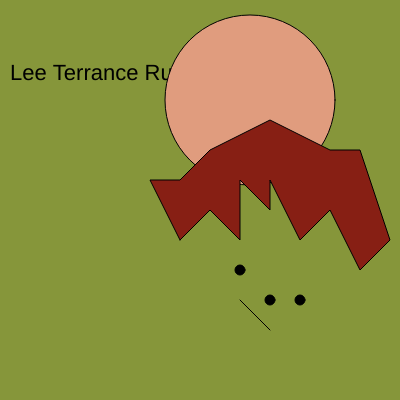
Frame 1 (no input)
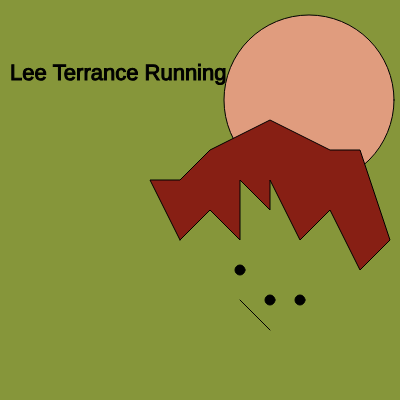
Frame 60 (no input)
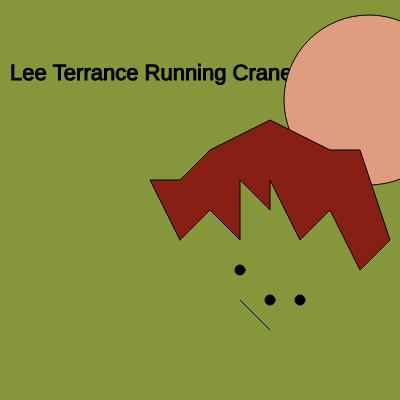
Frame 120 (the mouse pressed at the canvas centre since frame 60)

The p5.js sketch that drew these frames (run headless with seeded random() and noise() and a simulated clock; from frame 60 on, the mouse is pressed at the canvas centre):

// p5.js sketch
// ── sketch.js
var headX = 250;
var headY = 100;
var headDirection = 1;function setup() {
  createCanvas(400, 400);
}

function draw() {
  background(134, 150, 58);
    textSize(22)
    text("Lee Terrance Running Crane", 10,80);
	//head 
        strokeWeight(1);
		 stroke(0,0,0);
		 fill(224,156,126,255);
		 circle(headX,headY,170);
    headX+=headDirection;
    if(headX >= 418 || headX <= 82)
    {
        headDirection *= -1;
    }	//hair
         strokeWeight(1);
		 stroke(0,0,0);
		 fill(135,31,20,255);
		 beginShape();
		 vertex(180,240);
		 vertex(150,180);
		 vertex(180,180);
		 vertex(210,150);
		 vertex(270,120);
		 vertex(330,150);
		 vertex(360,150);
		 vertex(390,240);
		 vertex(360,270);
		 vertex(330,210);
		 vertex(300,240);
		 vertex(270,180);
		 vertex(270,210);
		 vertex(240,180);
		 vertex(240,210);
		 vertex(240,240);
		 vertex(210,210);
		 vertex(180,240);
		 endShape();
	//eyes and nose	
         strokeWeight(1);
		 stroke(0,0,0);
		 fill(0,0,0);
		 circle(240,270,10);
		 strokeWeight(1);
		 stroke(0,0,0);
		 fill(0,0,0);
		 circle(300,300,10);
		 strokeWeight(1);
		 stroke(0,0,0);
		 fill(0,0,0);
		 circle(270,300,10);
		 stroke(0,0,0);
		 strokeWeight(1);
		 line(240,300,270,330);}
